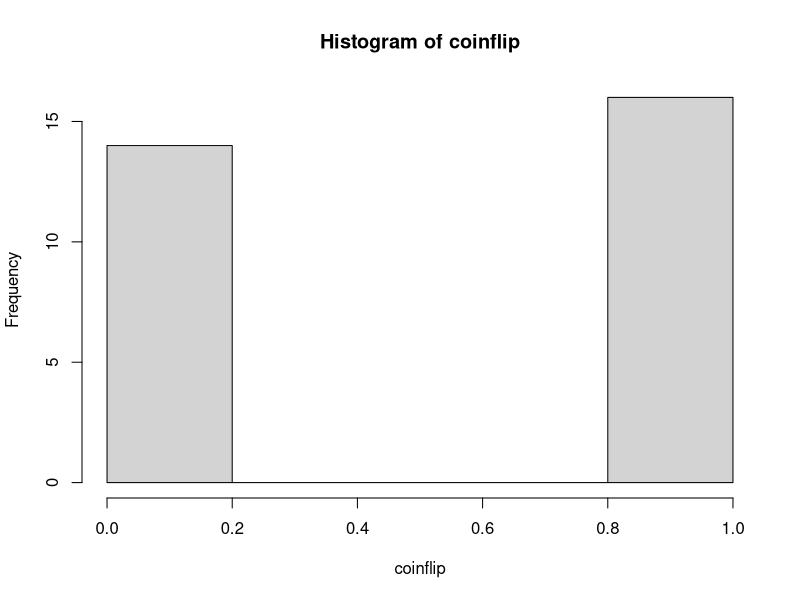

This chart was generated by the following R code:
## ---- chunk 1
setwd("C:/Users/brand/OneDrive/Documents/GitHub/Prob&Stats")
getwd()

library(readxl)
x <- read_excel("coinflip.xlsx", col_names = FALSE)
## ---- chunk 2
coinflip <- as.numeric(x$...1)

mean(coinflip)
var(coinflip)

hist(coinflip)

table(coinflip)
# p = P(X=1)
p <- 16/30

dbinom(
  x = 0:1,
  size = 1,
  prob = p
)

pbinom(
  q = c(
    0,0.24,0.5,0.75,1
  ),
  size = 1,
  prob = p
)  

qbinom(
  p = c(
    0,0.24,0.5,0.75,1
  ),
  size = 1,
  prob = p
)
  
  
rbinom(
  n = 30,
  size = 1,
  prob = p
)
  
